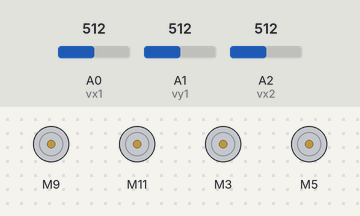
The sketch below on a simulated Arduino Uno, built with avr-gcc and run on an emulated ATmega328P. Shown: 4 × DC motor (green arrow = forward, orange = backward, longer = faster). The test bench sets the inputs (shaded band); at power-on: A0 (vx1) = 512, A1 (vy1) = 512, A2 (vx2) = 512.

Above: at 1.2 s.
1.3 s: A0 (vx1) set to 716
At 2.3 s:
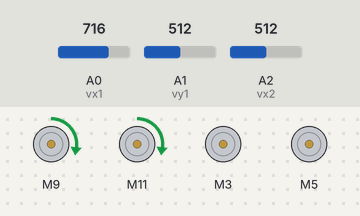
2.8 s: A1 (vy1) set to 716
At 3.5 s:
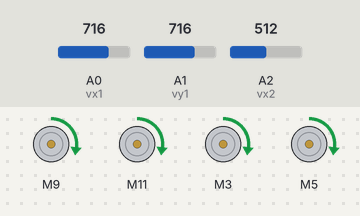
4.3 s: A2 (vx2) set to 716
At 4.6 s:
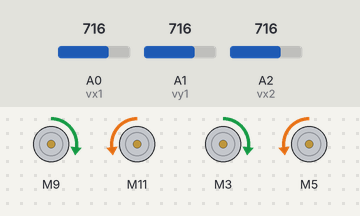
5.8 s: A2 (vx2) set to 900
At 7.0 s:
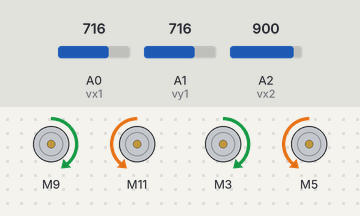
7.3 s: A2 (vx2) set to 1023
At 8.5 s:
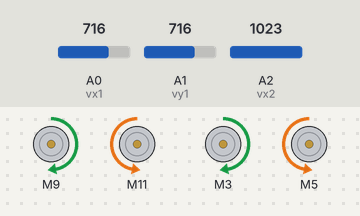
8.8 s: A2 (vx2) set to 306
At 9.9 s:
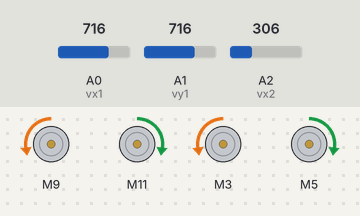
Timing chart, 0 to 11.3 s (numbered marks = the images above; inputs shaded):
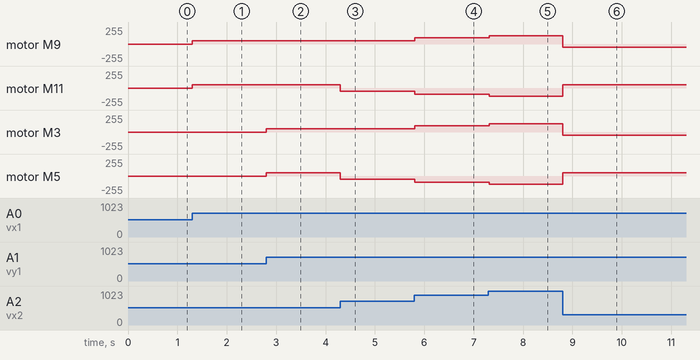

Measured:
- after the input at 1.3 s, motor M9, motor M11: stopped → forward 50/255 at once
- after the input at 2.8 s, motor M3, motor M5: stopped → forward 50/255 at once
- after the input at 4.3 s, motor M11, motor M5: forward 50/255 → backward 50/255 at once
- after the input at 5.8 s, motor M9, motor M3: forward 50/255 → forward 96/255 at once; motor M11, motor M5: backward 50/255 → backward 96/255 at once
- after the input at 7.3 s, motor M9, motor M3: forward 96/255 → forward 127/255 at once; motor M11, motor M5: backward 96/255 → backward 127/255 at once
- after the input at 8.8 s, motor M9, motor M3: forward 127/255 → backward 52/255 at once; motor M11, motor M5: backward 127/255 → forward 52/255 at once

The sketch:

cytron_lib_ER_BASE.ino
```cpp
//zigbee receving end Program after testing with joystick
//To program ER to move in all directions

#include "CytronMotorDriver.h"

CytronMD motor1(PWM_DIR, 3,2);
CytronMD motor2(PWM_DIR, 5,4);
CytronMD motor3(PWM_DIR, 9,8);
CytronMD motor4(PWM_DIR, 11,10);

//pins for joystick
int vx1  = A0;
int vy1 = A1;
int vx2  = A2;
int vy2 = A3;

//variables for joystick
int x_pot1=0;
int y_pot1=0;
int x_pot2=0;
int speedx=0;
int speedy=0;
int speed_angle=0;

int potentiometer_region[]={-10,10};

void Plane(int vx,int vy){

  //Horizontal motion
  if ((abs(vx)>10) && (abs(vy)<10)){
    motor3.setSpeed(vx);
    motor4.setSpeed(vx);
  }

  //Verical motion
  else if ((abs(vx)<10) && (abs(vy)>10)){
    motor1.setSpeed(vy);
    motor2.setSpeed(vy);
  }
  //Diagonal motion
  else if((abs(vx)>10) && (abs(vy)>10)){
    motor1.setSpeed(vy);
    motor2.setSpeed(vy);
    motor3.setSpeed(vx);
    motor4.setSpeed(vx);
  }
  else if ((abs(vx)<10) && (abs(vy)<10)){
    //halts the motor
    motor3.setSpeed(0);
    motor4.setSpeed(0);
    motor1.setSpeed(0);
    motor2.setSpeed(0);
  }

}


//To rotate the robot on its own axis
void Revolve(int rpm){
  if (rpm>10){
    motor1.setSpeed(rpm);
    motor2.setSpeed(-rpm);
    motor3.setSpeed(rpm);
    motor4.setSpeed(-rpm);
  }
  else if (rpm<-10){
    motor1.setSpeed(rpm);
    motor2.setSpeed(-rpm);
    motor3.setSpeed(rpm);
    motor4.setSpeed(-rpm);
  }

}


void setup() {
  // put your setup code here, to run once:
Serial.begin(9600);

pinMode(vx1, INPUT);
pinMode(vy1, INPUT);
pinMode(vx2, INPUT);

}

void loop() {
  // put your main code here, to run repeatedly:

//Analog values reading from potentiometer
x_pot1 = analogRead(vx1);
y_pot1= analogRead(vy1);
x_pot2=analogRead(vx2);

//Mapping functions for analog potentiometer values
speedx = map(x_pot1, 0, 1023, -127, 127);
speedy= map(y_pot1, 0, 1023, -127, 127);
speed_angle=map(x_pot2,0,1023,-127,127);


// For Vertical motion ,Horizontal motion and Diagonal motion
Plane(speedx,speedy);

//For Revolving the robot on its axis
Revolve(speed_angle);

}
```
